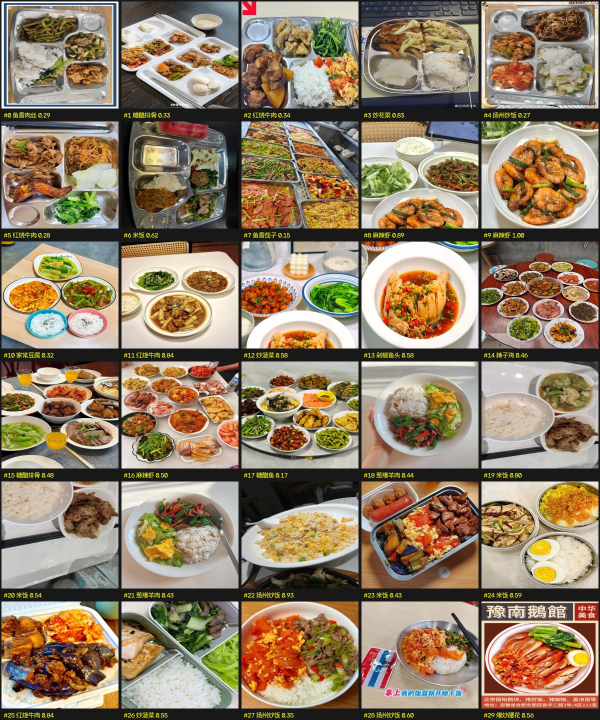
#> input picture dataset_external/_review_sheet_1.jpg, 1200 x 1440 px (shown at 1/2 size)
$ python -i build_scene_split.py   (imports and definitions only)   (older library calls are emulated)
#> lines starting #> are read from the running program, lines starting #| are printed output that depends on the picture
'''
测试集 3 种场景标注脚本（图像统计代理）
---
输出 dataset_50cls/test_scene.csv：path,label,scene in {standard,real,challenge}
'''
import os, numpy as np, pandas as pd
from PIL import Image
import cv2

ROOT = os.path.dirname(os.path.dirname(os.path.abspath(__file__)))
DATA = os.path.join(ROOT, "dataset_50cls")

def image_stats(path):
#> called with path = '../dataset_external/_review_sheet_1.jpg'
    img = Image.open(path).convert("RGB")
#> img is the input picture: PIL image 1200x1440 RGB; mean R, G, B 144.6, 126.2, 102.2
    w, h = img.size
#> w = 1200; h = 1440
    arr = np.array(img.resize((128, 128)))
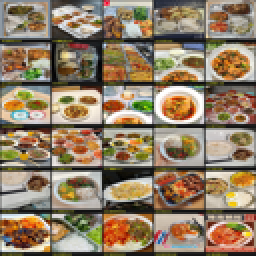
#> arr: shape (128, 128, 3) (shown 2 times larger); mean R, G, B 144.9, 126.4, 102.4
    hsv = cv2.cvtColor(arr, cv2.COLOR_RGB2HSV)
#> hsv: shape (128, 128, 3); mean H, S, V 34.2, 83.2, 147.9
    v_mean = float(hsv[:, :, 2].mean()) / 255.0
#> v_mean = 0.58
    s_mean = float(hsv[:, :, 1].mean()) / 255.0
#> s_mean = 0.326
    gray = cv2.cvtColor(arr, cv2.COLOR_RGB2GRAY)
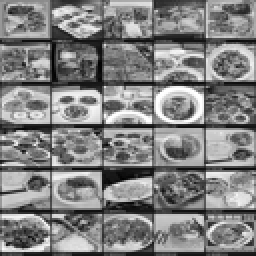
#> gray: shape (128, 128) (shown 2 times larger); min 0, max 255, mean 129.2
    blur = float(cv2.Laplacian(gray, cv2.CV_64F).var())
#> blur = 7372.6
    ar = max(w, h) / (min(w, h) + 1e-6)
#> ar = 1.2
    return v_mean, s_mean, blur, ar

def main():
    df = pd.read_csv(os.path.join(DATA, "test.csv"))
    paths = [os.path.join(DATA, str(p).replace("\\", "/")) for p in df["path"]]

    stats = [image_stats(p) for p in paths]
    v = np.array([s[0] for s in stats])
    sv = np.array([s[1] for s in stats])
    bl = np.array([s[2] for s in stats])
    ar = np.array([s[3] for s in stats])

    def norm(x):
        return (x - x.min()) / (x.max() - x.min() + 1e-6)
    score = (1 - norm(v)) * 0.35 + (1 - norm(sv)) * 0.25 + (1 - norm(np.log1p(bl))) * 0.25 + norm(ar) * 0.15

    df["_score"] = score
    scene = [""] * len(df)
    for cls, grp in df.groupby("label"):
        ordered = grp.sort_values("_score").index.tolist()
        n = len(ordered); n_lo = n // 3; n_hi = 2 * n // 3
        for pos, gi in enumerate(ordered):
            rpos = df.index.get_loc(gi)
            scene[rpos] = "standard" if pos < n_lo else ("real" if pos < n_hi else "challenge")

    df["scene"] = scene
    df.drop(columns=["_score"]).to_csv(os.path.join(DATA, "test_scene.csv"), index=False, encoding="utf-8-sig")
    from collections import Counter
    print("场景分布:", dict(Counter(scene)))
    print("已写入", os.path.join(DATA, "test_scene.csv"))

# [2 lines not run here, left out]

>>> result = image_stats('../dataset_external/_review_sheet_1.jpg')
#> result = (0.58, 0.326, 7372.6, 1.2)

$ run again, on dataset_external/_review_sheet_2.jpg
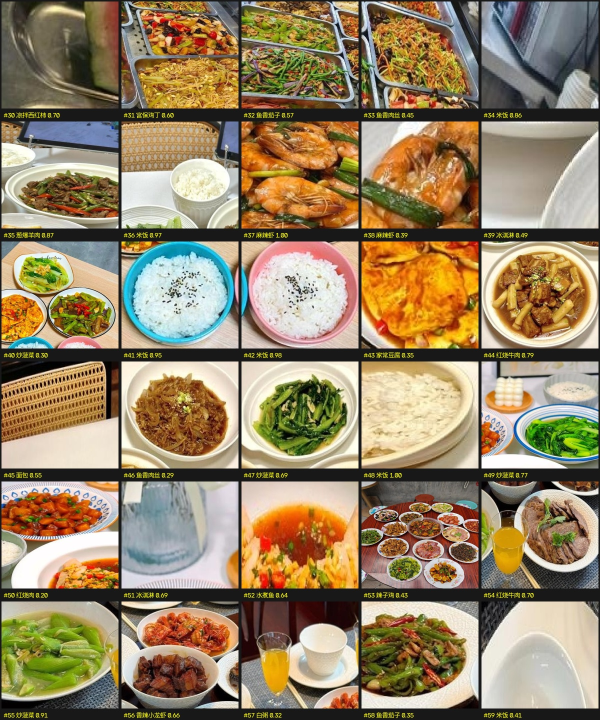
#> input picture dataset_external/_review_sheet_2.jpg, 1200 x 1440 px (shown at 1/2 size)
#> in image_stats, img is the input picture: PIL image 1200x1440 RGB; mean R, G, B 150.6, 132, 101.2
#> in image_stats, `arr = np.array(img.resize((128, 128)))`:
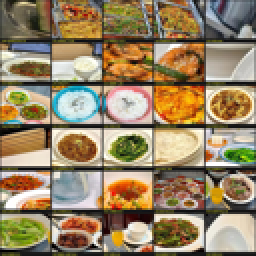
#> arr: shape (128, 128, 3) (shown 2 times larger); mean R, G, B 150.8, 132.2, 101.3
#> hsv: shape (128, 128, 3); mean H, S, V 36.4, 96.8, 155.7
#> v_mean = 0.611
#> s_mean = 0.38
#> in image_stats, `gray = cv2.cvtColor(arr, cv2.COLOR_RGB2GRAY)`:
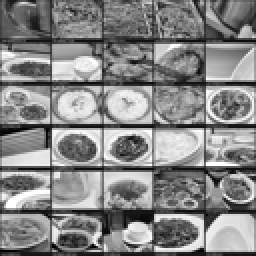
#> gray: shape (128, 128) (shown 2 times larger); min 0, max 255, mean 134.2
#> blur = 6796
#> result = (0.611, 0.38, 6796, 1.2)
